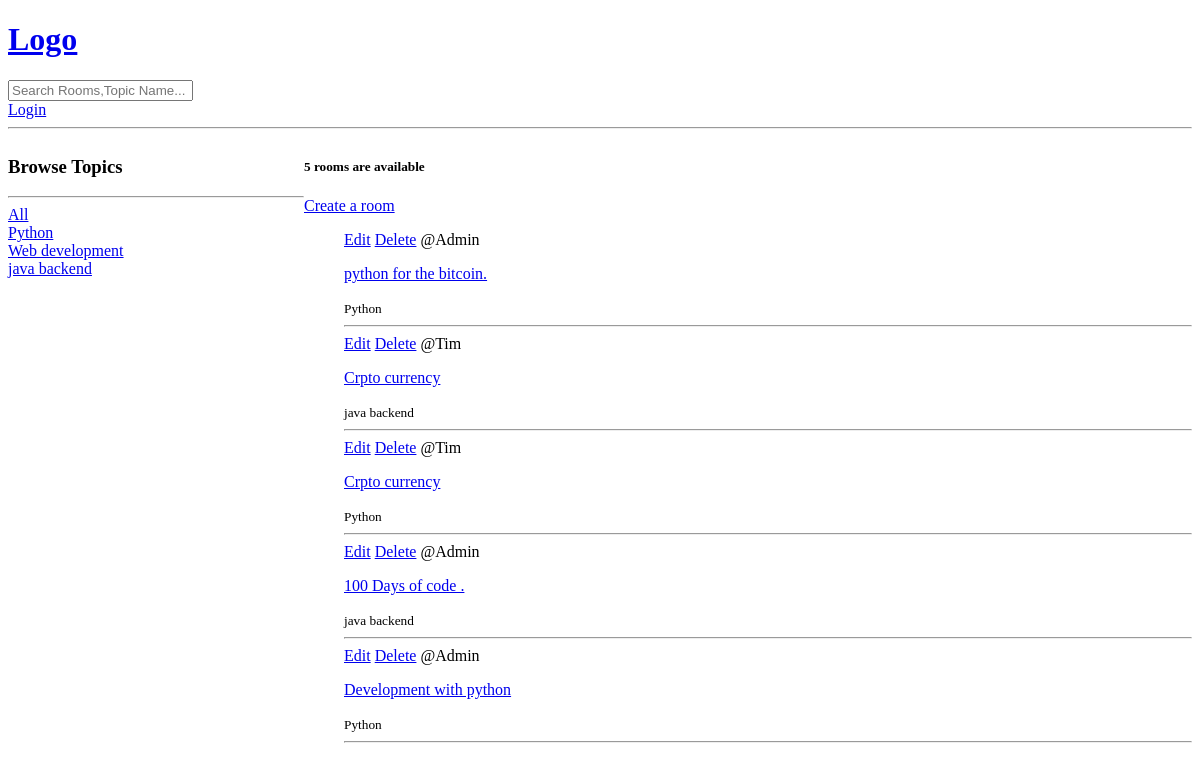
Page /base/ on the earlier database version.
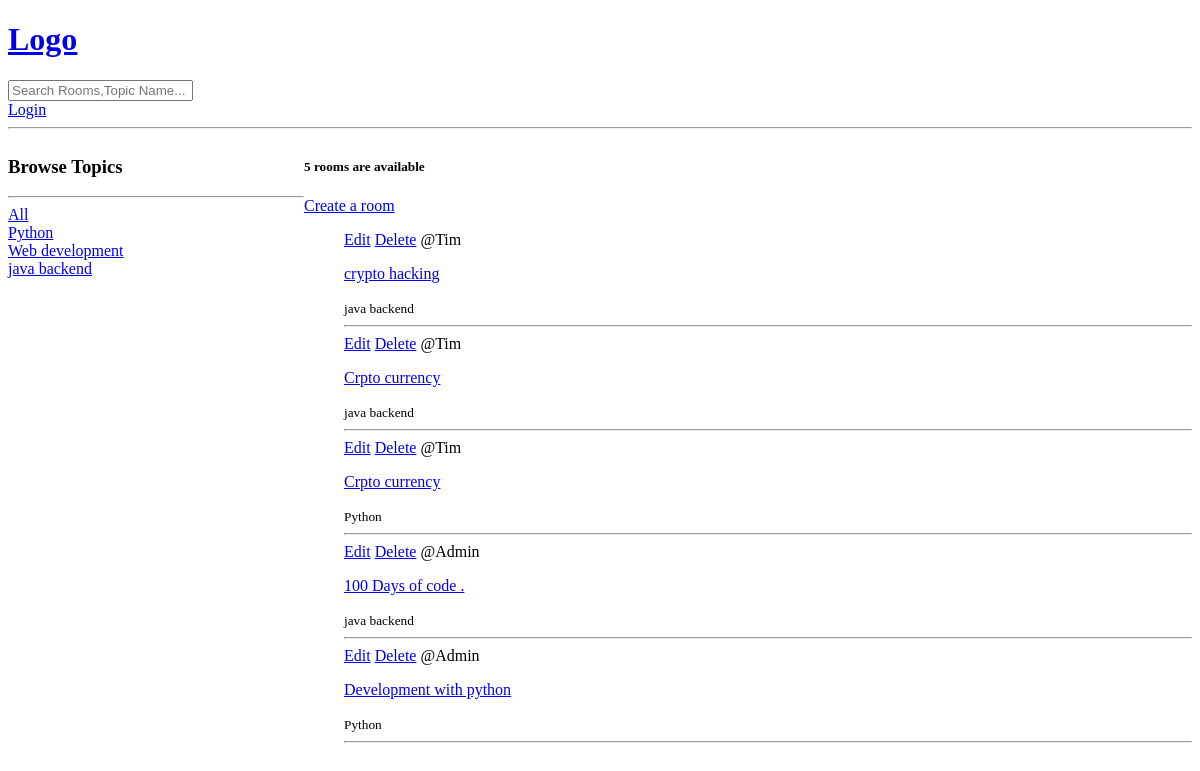
Same page on the later database version.
### base/models.py (models this page shows, shortened)
class Topic(models.Model):
    name = models.CharField(max_length=250)
    slug = models.SlugField(max_length=250,unique=True)
    class Meta:
        ordering = ['name']

class Room(models.Model):
    host = models.ForeignKey(User,on_delete=models.SET_NULL,null=True)
    topic = models.ForeignKey(Topic,on_delete=models.SET_NULL,null=True)
    name = models.CharField(max_length=250)
    desc = models.TextField(null=True,blank=True)
    updated = models.DateTimeField(auto_now=True)
    created = models.DateTimeField(auto_now_add=True)
    class Meta:
        ordering = ['-updated','-created']

### base/views.py (the view)
# urls.py: path('',views.home,name='home'),
def home(request):
    q = request.GET.get('q') if request.GET.get('q') != None else ''
    room = Room.objects.filter(
        Q(topic__name__icontains=q)|
        Q(name__icontains=q)|
        Q(desc__icontains=q) |
        Q(host__username__icontains=q)
        )
    room_count = room.count() # room count
    topic = Topic.objects.all()
    context = {'room':room,'topic':topic,'room_count':room_count}
    return render(request,'base/home.html',context)

### base/templates/base/home.html (shortened to what this page needs)
{% extends "main.html" %}
{% block content %}
    <div class="home-container">
      <div>
        <h3>Browse Topics</h3>
        <hr>
          <div>
              <a href="{% url 'base:home' %}">All</a>
          </div>
        {% for data in topic %}
           <div>
              <a href="{% url 'base:home' %}?q={{data.name}}">{{data.name}}</a>
           </div>
        {% endfor %}
      </div>
      <div>
          <h5>{{room_count}} rooms are available</h5>
          <a href="{% url "base:create-room" %}">Create a room</a>
          <div>
            <ul>
              {% for data in room %}
                <a href="{% url "base:update-room" data.id %}">Edit</a>
                <a href="{% url "base:delete-room" data.id %}">Delete</a>
                <span>@{{data.host.username}}</span>
                <p><a href="{% url "base:room" data.id %}">{{data.name}}</a></p>
                <small>{{data.topic.name}}</small>
                <hr>
              {% endfor %}
            </ul>
          </div>
      </div>
    </div>
{% endblock content %}

### templates/main.html (shortened to what this page needs)
<!DOCTYPE html>
<html>
    <head>
    </head>
    <body>
     {% include "navbar.html" %}
     {% block content %}
     {% endblock content %}
    </body>
</html>

### templates/navbar.html
<a href="/">
    <h1>Logo</h1>
</a>
<form method="GET" action="{% url 'base:home'%}">
    <input type="text" name="q" placeholder="Search Rooms,Topic Name..."/>
</form>
{% if request.user.is_authenticated %}
   <a href="{% url 'base:logout' %}">Logout</a>
{% else %}
   <a href="{% url 'base:login' %}">Login</a>
{% endif %}
<hr>

### base/templates/base/home.html (style rules this page uses)
.home-container { display:grid; grid-template-columns:1fr 3fr; }

Differences in the rows shown:
removed Room: host.username "Admin", name "python for the bitcoin.", topic.name "Python"
added Room: host.username "Tim", name "crypto hacking", topic.name "java backend"
